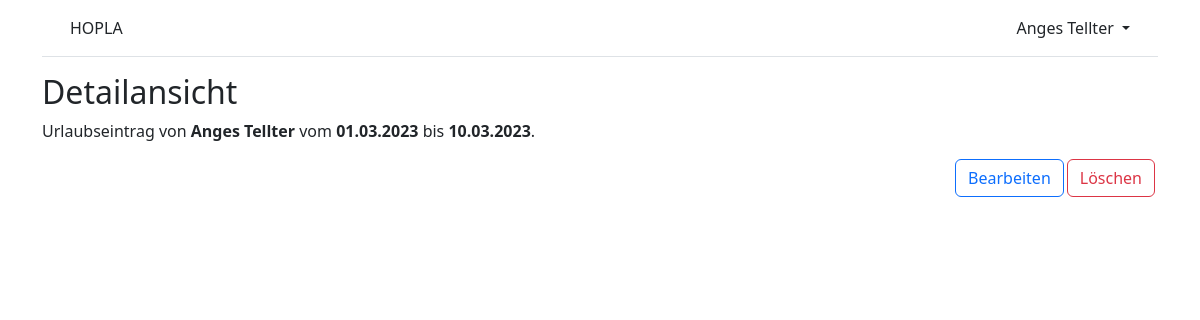
The page /vacations/15/ (signed in) on the database as committed earlier.
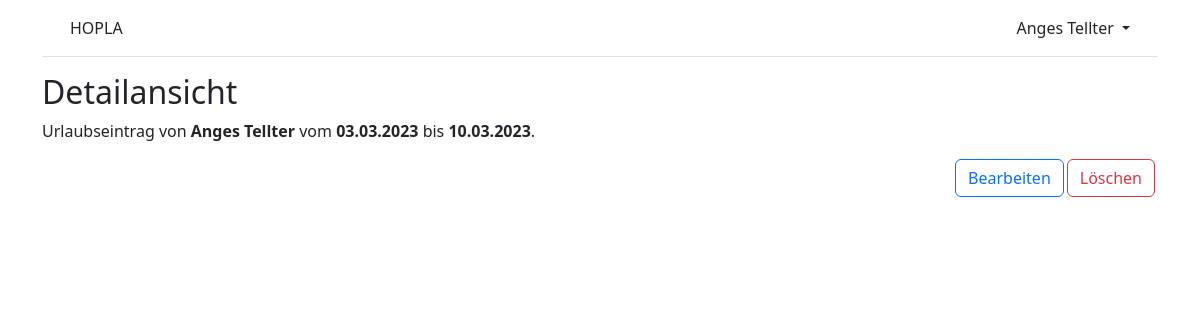
The same page on the database as committed later.
### vacations/models.py (models this page shows, shortened)
class Vacation(models.Model):
    start_date = models.DateField(default=timezone.now)
    end_date = models.DateField(default=timezone.now)
    user = models.ForeignKey(
        settings.AUTH_USER_MODEL,
        on_delete=models.CASCADE,
    )

### accounts/models.py (models this page shows)
class Employee(AbstractUser):
    reg_num = models.PositiveIntegerField(null=True, blank=True)
    supervisor = models.ForeignKey(
        'self',
        on_delete=models.CASCADE,
        null=True,
        blank=True,
    )
    team = models.ForeignKey(
        "Team",
        on_delete=models.CASCADE,
        null=False,
        blank=False,
    )
    class Role(models.TextChoices):
        HODEP = ("HODep", "head of department")
        HODIV = ("HODiv", "head of division")
        HOT = ("HOT", "head of team")
        EMP = ("Emp", "employee")
    role = models.CharField(
        max_length=5,
        choices=Role.choices,
        default="Emp",
    )

### vacations/views.py (the view)
# urls.py: path("<int:pk>/", VacationDetailView.as_view(), name='vacation_detail'),
class VacationDetailView(LoginRequiredMixin, DetailView):
    model = Vacation
    template_name = "vacation_detail.html"

### templates/vacation_detail.html
{% extends "base.html" %}
{% block content %}
<div>
    <h2>Detailansicht</h2>
    <p>Urlaubseintrag von <b>{{ object.user.first_name }} {{ object.user.last_name }}</b> vom <b>{{ object.start_date|date:"d.m.Y"  }}</b> bis <b>{{ object.end_date|date:"d.m.Y"  }}</b>.
    <p><a class="btn btn-outline-danger right" href="{% url 'vacation_delete' vacation.pk %}">Löschen</a>
    <a class="btn btn-outline-primary right" href="{% url 'vacation_edit' vacation.pk %}">Bearbeiten</a>
        </p>
</div>
{% endblock content %}

Rows that differ between the two databases and show on the page:
changed Vacation "Anges": start_date "01.03.2023" → "03.03.2023"
